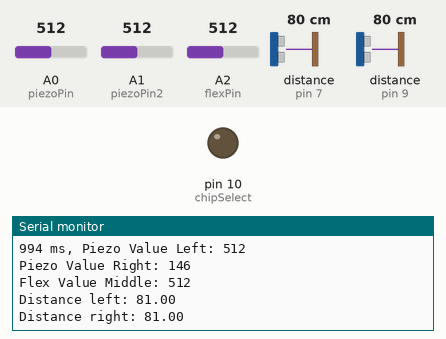
A sketch run on a simulated Arduino Uno, built with avr-gcc and run on an emulated ATmega328P. On the bench: output pins drawn as LEDs (lit = HIGH), the last lines printed to the serial monitor. Inputs (shaded band) come from the test bench; at power-on: distance to the obstacle (sensors on pin 7, pin 9) 80 cm, A0 (piezoPin) = 512, A1 (piezoPin2) = 512, A2 (flexPin) = 512. The echo pulse lasts 58.3 µs per cm; storage starts empty.

Above: at 1.2 s.
1.3 s: distance to the obstacle (sensor on pin 7) set to 2 cm
At 1.9 s:
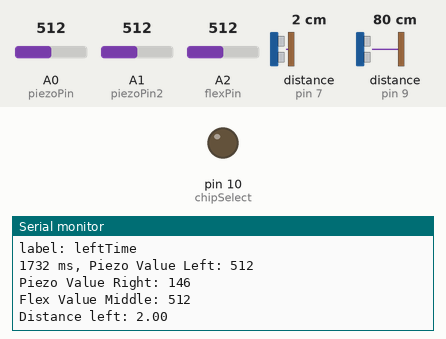
4.3 s: distance to the obstacle (sensor on pin 9) set to 2 cm
At 5.2 s:
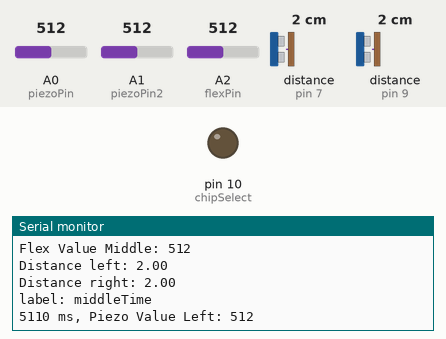
Timing chart, 0 to 7.3 s (numbered marks = the images above; inputs shaded):
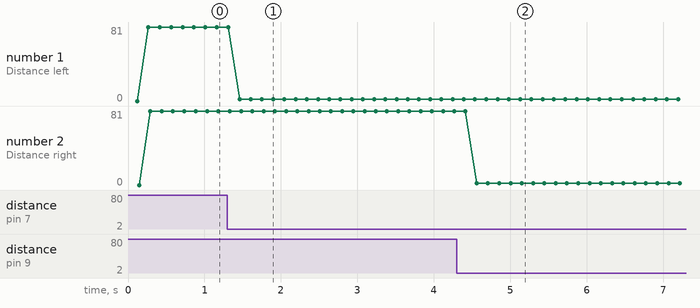

The sketch:

Full_array.ino
```cpp
#include <NewPing.h>
#include <SPI.h>
#include <SD.h>

// defines pins for respective rangefinders
#define trigPin_left 6
#define echoPin_left 7

#define trigPin_right 8
#define echoPin_right 9

//applies the maximum distance rangefinders can see and what the max value difference between each rangefinder is
//where it can be considered the middle of the bed
#define max_distance 300
#define threshold 10

//set up of rangefinders
NewPing rf_right(trigPin_right, echoPin_right, max_distance);
NewPing rf_left(trigPin_left, echoPin_left, max_distance);

//defines pins for pressure sensors (analog)
const int piezoPin = A0;
const int piezoPin2 = A1;
const int flexPin = A2;

//setup for duration of test
const unsigned long duration = 3600000; //1 hour = 3600000
unsigned long startTime;

//checking ping times for rangefinders in order to avoid
//issues with each rangefinder hitting eachother and disrupting their values
unsigned long lastPingTimeLeft = 0;
unsigned long lastPingTimeRight = 0;
const unsigned long pingInterval = 100;

float lastRightVal = 0;
float lastLeftVal = 0;

//Setup for saving data to Sd card
int chipSelect = 10; //chip select pin for the MicroSD Card Adapter
File file; // file object that is used to read and write data
String filename = "FAT3.csv"; //name of file to be saved

void setup() {
  Serial.begin(9600);
  //setting pins for left rf
  pinMode(trigPin_left, OUTPUT);
  pinMode(echoPin_left, INPUT);

  //setting pins for right rf
  pinMode(trigPin_right, OUTPUT);
  pinMode(echoPin_right, INPUT);

  //selecting cs pin for sd card
  pinMode(chipSelect, OUTPUT);

  if(!SD.begin(chipSelect)){ //checks for sd card
    Serial.println("SD card not found");
    return;
  }
  Serial.println("SD card found!");

  file = SD.open(filename, FILE_WRITE);
  if(file){ //writes in initial column names for csv file
    file.println("Timestamp (ms), Piezo Value Left, Piezo Value Right, Flex Value Middle, rf Distance left, rf Distance right, Label");
    file.close();
  } else{
    Serial.println("Failed to open file");
    }

  startTime = millis();
}

String classifyState(int piezo_left, int piezo_right, int flex_middle, float rf_left, float rf_right){
  // pre-processing to label data entry with useful label of what is happening
  // useful for machine learning classification later
  float diff = abs(rf_left - rf_right); //finds difference in distance between both rf values

  //middle of the bed (either distance values within threshold or flex sensor being pressed down on)
  //flex sensor is more reliable (keep as OR gate)
  if ((diff <= threshold && rf_left != 0 && rf_right != 0) || flex_middle > 764)
   return "middle";
  //left of bed (left distance less than right or left piezo > pressure than right one)
  else if((rf_left < rf_right || (rf_right == 0 && rf_left != 0)) || piezo_left > piezo_right && piezo_right != 0 || piezo_left == 0) return "left";
  //right of bed (right distance less than left or right piezo > pressure than left one)
  else if((rf_right < rf_left || (rf_right != 0 && rf_left == 0)) || piezo_left < piezo_right && piezo_left != 0 || piezo_right == 0) return "right";
  else return "N/A"; //default label
}

void loop() {
  unsigned long current = millis();

  int sensorValue1 = analogRead(piezoPin);  // read sensor 1 LEFT
  //scaling factor applied to the rightside sensor as it is on average more sensitive, for meaningful data to be gained
  //both sensors should have similar baselines
  int sensorValue2 = analogRead(piezoPin2) / 3.5; // read sensor 2 RIGHT
  int flexValue = analogRead(flexPin); // read flex sensor MIDDLE

  if (millis() - startTime < duration){
    unsigned long timestamp = millis() - startTime;

    //initialise distance values
    float dist_right = 0;
    float dist_left = 0;

    // Trigger left rf if enough time has passed
    if (current - lastPingTimeLeft >= pingInterval) {
      lastPingTimeLeft = current; //updates variable
      dist_left = rf_left.ping_cm(); //auto converts to cm
    }

    // Trigger right rf if enough time has passed
    if (current - lastPingTimeRight >= pingInterval) {
      lastPingTimeRight = current; //updates variable
      dist_right = rf_right.ping_cm(); //auto converts to cm
    }

    if(dist_left != 0) //if actual value given
    {
      lastLeftVal = dist_left; //update last left val variable
    }
    else dist_left = lastLeftVal; //else set current value to be same as last found val

    if(dist_right != 0) //if actual value given
    {
      lastRightVal = dist_right; //update last right val variable
    }
    else dist_right = lastRightVal; //else set current value to be same as last found val

    //call method to classify data
    String label = classifyState(sensorValue1, sensorValue2, flexValue, dist_left, dist_right);

  //FOR TESTING/DEBUGGING PURPOSES
    Serial.println("Time");
    Serial.print(timestamp);
    Serial.print(" ms, Piezo Value Left: ");
    Serial.println(sensorValue1);
    Serial.print("Piezo Value Right: ");
    Serial.println(sensorValue2);
    Serial.print("Flex Value Middle: ");
    Serial.println(flexValue);

    Serial.print("Distance left: ");
    Serial.println(dist_left);
    Serial.print("Distance right: ");
    Serial.println(dist_right);
    Serial.print("label: ");
    Serial.print(label);
  ///
    file = SD.open(filename, FILE_WRITE);
    if(file){
      // Saving data into SD card in correct csv format
      file.print(timestamp);
      file.print(", ");
      file.print(sensorValue1);
      file.print(", ");
      file.print(sensorValue2);
      file.print(", ");
      file.print(flexValue);
      file.print(", ");
      file.print(dist_left);
      file.print(", ");
      file.print(dist_right);
      file.print(", ");
      file.println(label);
      file.close();
    } else {
      Serial.println("Error opening file");
    }
    delay(10);
  } else {
    Serial.println("Data Collection Complete");
    while(true);
  }
}
```

Measured:
- after the input at 1.3 s, the serial monitor: prints a new line after 0.16 s (image 1)
- plotted number 1: 81 → 2 after the input at 1.3 s
